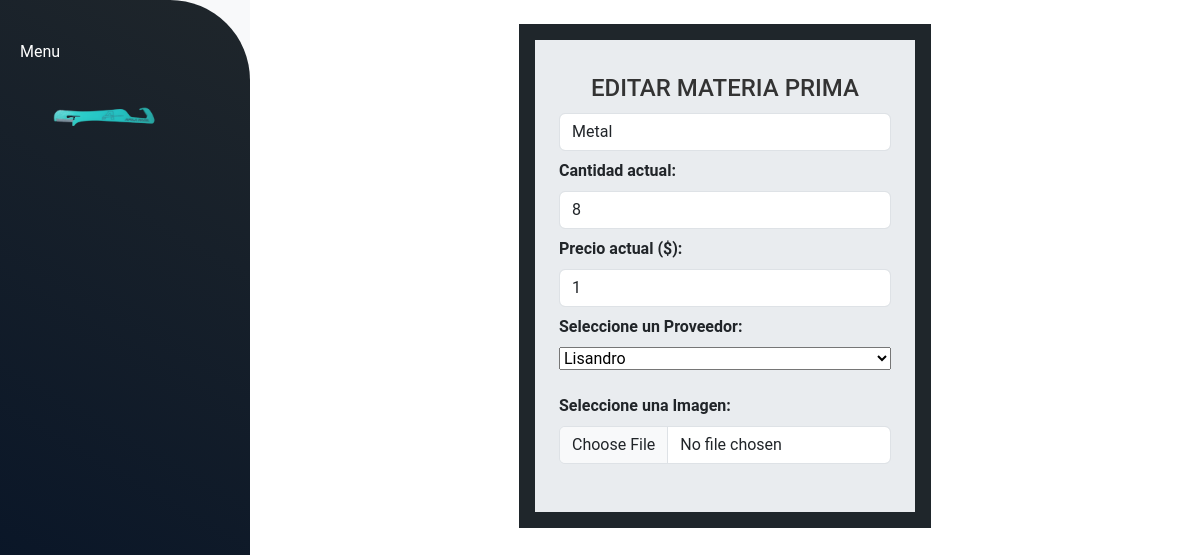
/materias_primas/editar/16/, run on an earlier commit of the app's database.
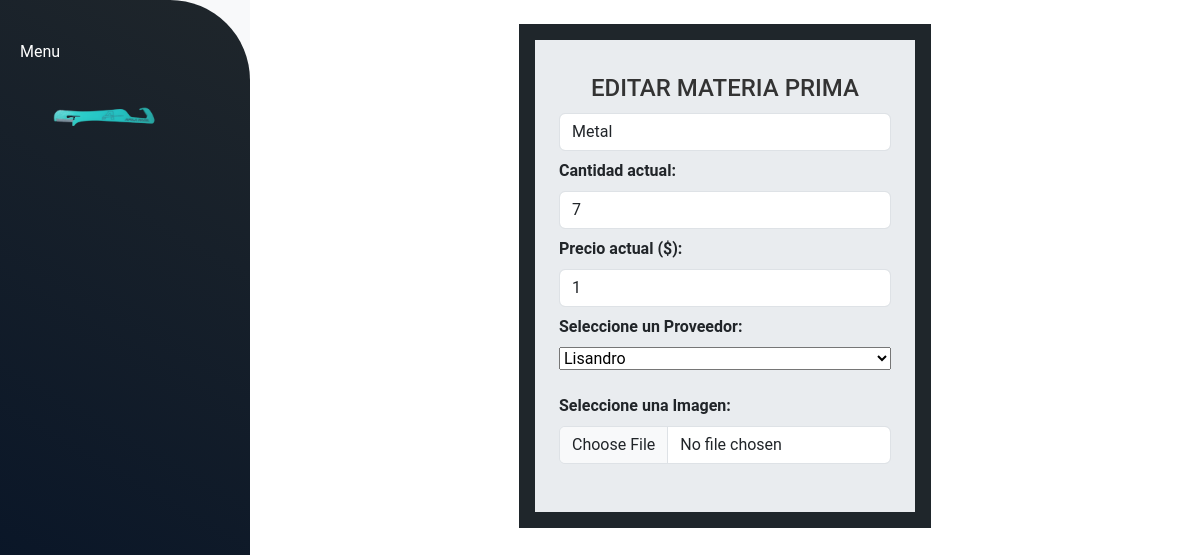
And on a later commit of the database.
### materias_primas/models.py (models this page shows, shortened)
class Materias(models.Model):
    nombre = models.CharField(max_length=45)
    precio = models.IntegerField()
    cantidad = models.IntegerField()
    proveedores = models.ForeignKey(Proveedores, null=True, blank=True, on_delete=models.SET_NULL, related_name='materias')
    imagen = models.CharField(max_length=100)
    class Meta:
        db_table = 'materias'
        verbose_name = "Materia"

### materias_primas/views.py (the view)
# urls.py: path('editar/<int:id>/', views.editar_materia, name='editar_materia'),
def editar_materia(request, id):
    materia = get_object_or_404(Materias, pk=id)
    if request.method == 'POST':
        form = MateriasForm(request.POST, request.FILES)
        if form.is_valid():
            materia.nombre = form.cleaned_data['nombre']
            materia.precio = form.cleaned_data['precio']
            materia.cantidad = form.cleaned_data['cantidad']
            materia.proveedores = form.cleaned_data['proveedores']
            materia.imagen = form.cleaned_data['imagen']
            materia.save()
            return redirect('materias_primas')
    else:
        form = MateriasForm(initial={
            'nombre': materia.nombre,
            'precio': materia.precio,
            'cantidad': materia.cantidad,
            'proveedores': materia.proveedores,
            'imagen': materia.imagen
        })
    return render(request, 'editar_materia.html', {'form': form, 'materia': materia})

### materias_primas/forms.py
class MateriasForm(forms.Form):
    nombre = forms.CharField(max_length=100)
    proveedores = forms.ModelChoiceField(queryset=Proveedores.objects.all())
    precio = forms.IntegerField()
    cantidad = forms.IntegerField()
    imagen = forms.CharField(max_length=100, required=False)

### proveedores/models.py (called while the page is built)
    def __str__(self):
        return f"{self.nombre}"

### materias_primas/templates/editar_materia.html (shortened to what this page needs)
{% extends "materias_primas/layout.html" %}
{% load static %}
{% block content %}
<div class="container-fluid" id="altura">
  <div class="d-flex flex-column align-items-center" >
      <div class="d-flex justify-content-center mt-4 mb-5" style="background-color: #1f262b;">
          <form class="m-3 p-4 bg-body-secondary" method="post" action="{% url 'editar_materia' materia.id %}" enctype="multipart/form-data" >
               <h2 class="custom-title text-center">EDITAR MATERIA PRIMA</h2>
              <div class="form-outline mb-2" >
                  <input type="text" id="nombre" name="nombre" class="form-control" placeholder="Nombre" value="{{ materia.nombre }}" />
              </div>
                  <div class="form-outline mb-2">
                    <p class="mb-2 fw-bold"> Cantidad actual:</p>
                      <input type="number" id="cantidad" name="cantidad" class="form-control" placeholder="Cantidad" value="{{ materia.cantidad }}"/>
                  </div>
                  <div class="form-outline mb-2">
                    <p class="mb-2 fw-bold"> Precio actual ($):</p>
                    <input type="number" id="precio" name="precio" class="form-control" value="{{ materia.precio }}"/>
                  </div>
                  <div class="row mb-4">
                    <div class="form-outline w-100 d-flex flex-column">
                        <label class="form-label fw-bold w-100" for="proveedores">Seleccione un Proveedor:</label>
                        {{ form.proveedores }}
                    </div>
                </div>
                  <div class="row mb-4">
                      <div class="form-outline">
                      <label class="form-label fw-bold w-100" for="imagen">Seleccione una Imagen:</label>
                      <input type="file" id="imagen" name="imagen" class="form-control" value="{{ materia.imagen }}"/>
                      </div>
                  </div>
          </form>
      </div>
  </div>
</div>
{% endblock %}

What changed in the data, as far as the page shows it:
changed Materias "Metal": cantidad "8" → "7"
